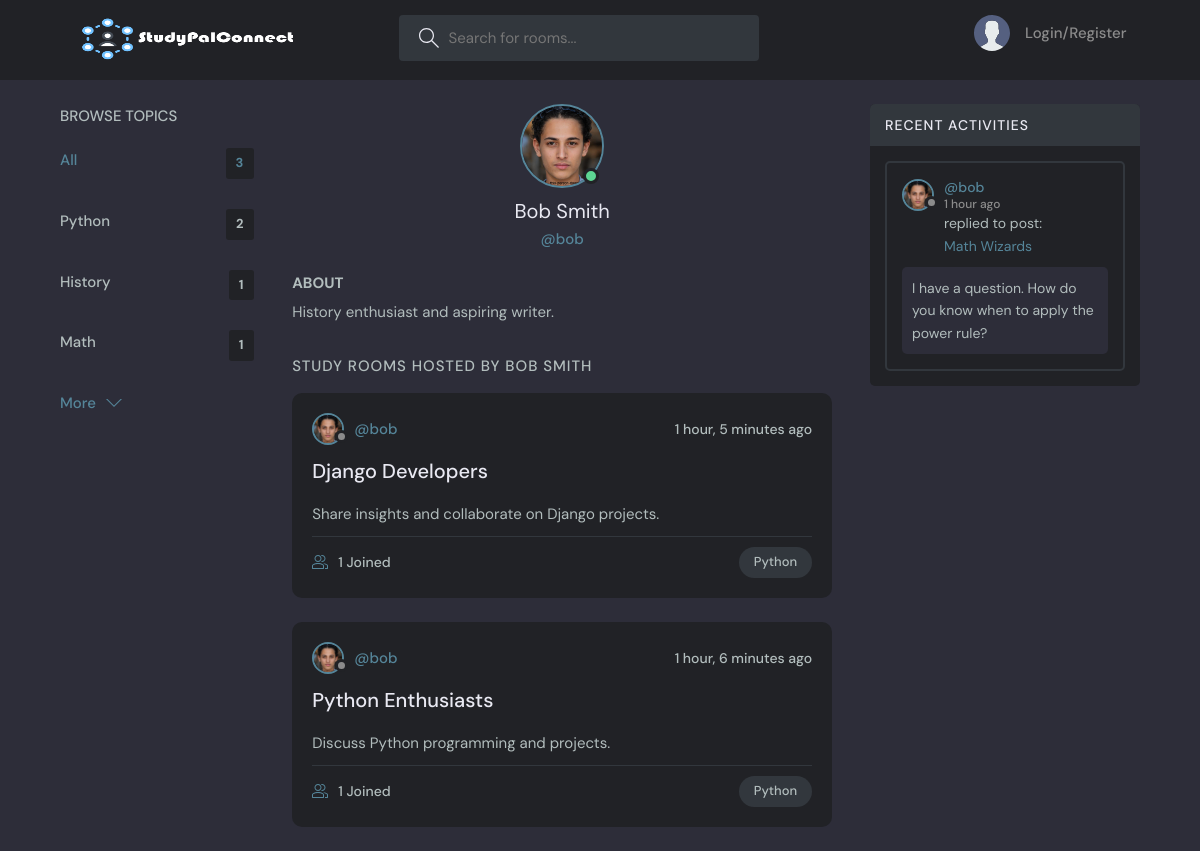
The page /profile/3 on the database its author committed.
### Core/models.py (models this page shows, shortened)
class Topic(models.Model):
    name = models.CharField(max_length=200)

class User(AbstractUser):
    full_name = models.CharField(max_length=200, null=True)
    email = models.EmailField(unique=True, null=True)
    username = models.CharField(max_length=150, unique=True)
    avatar = models.ImageField(blank=True, null=True, default="avatar.svg")
    bio = models.TextField(max_length=500, blank=True)

class Room(models.Model):
    host = models.ForeignKey(User, on_delete=models.SET_NULL, null=True)
    topic = models.ForeignKey(Topic, on_delete=models.SET_NULL, null=True)
    name = models.CharField(max_length=200)
    description = models.TextField(null=True, blank=True)
    participants = models.ManyToManyField(User, related_name='participants', blank=True)
    updated = models.DateTimeField(auto_now=True)
    created = models.DateTimeField(auto_now_add=True)
    class Meta:
        ordering = ['-created', '-updated']
    def __str__(self):
        return self.name

class Message(models.Model):
    user = models.ForeignKey(User, on_delete=models.CASCADE)
    room = models.ForeignKey(Room, on_delete=models.CASCADE)
    body = models.TextField()
    updated = models.DateTimeField(auto_now=True)
    created = models.DateTimeField(auto_now_add=True)
    class Meta:
        ordering = ['-created', '-updated']

### Core/views.py (the view)
# urls.py: path('profile/<str:pk>', views.user_profile, name='profile'),
def user_profile(request, pk):
    user = User.objects.get(id=pk)
    rooms = user.room_set.all()
    room_messages = user.message_set.all()
    topics = Topic.objects.all()
    context = {
        'user': user,
        'rooms': rooms,
        'room_messages': room_messages,
        'topics': topics
    }
    return render(request, 'Core/profile.html', context)

### templates/Core/profile.html (shortened to what this page needs)
{% extends 'base.html' %}
{% block content %}
<main class="profile-page layout layout--3">
    <div class="container">
        {% include 'Core/topics_component.html' %}
      <div class="roomList">
        <div class="profile">
          <div class="profile__avatar">
            <div class="avatar avatar--large active">
              <img alt="avatar" src="{{ user.avatar.url }}" />
            </div>
          </div>
          <div class="profile__info">
            <h3>{{ user.full_name}}</h3>
            <p>@{{ user.username}}</p>
          </div>
          <div class="profile__about">
            <h3>About</h3>
            <p>
                {{ user.bio }}
            </p>
          </div>
        </div>
        <div class="roomList__header">
          <div>
            <h2>Study Rooms Hosted by {{ user.full_name }}
            </h2>
          </div>
        </div>
        {% include 'Core/feed_component.html' %}
      </div>
        {% include 'Core/activity_component.html' %}
    </div>
</main>
{% endblock %}

### templates/Core/topics_component.html
<div class="topics">
  <div class="topics__header">
    <h2>Browse Topics</h2>
  </div>
  <ul class="topics__list">
    <li>
      <a href="" class="active">All <span>{{ topics.count }}</span></a>
    </li>
  {% for topic in topics %}
    <li>
      <a href="{% url 'home' %}?q={{ topic.name }}">{{ topic.name }} <span>{{ topic.room_set.all.count }}</span></a>
    </li>
  {% endfor %}
  </ul>
  <a class="btn btn--link" href="{% url 'topics' %}">
    More
    <svg version="1.1" xmlns="http://www.w3.org/2000/svg" width="32" height="32" viewBox="0 0 32 32">
      <title>chevron-down</title>
      <path d="M16 21l-13-13h-3l16 16 16-16h-3l-13 13z"></path>
    </svg>
  </a>
</div>

### templates/Core/feed_component.html (shortened to what this page needs)
{% for room in rooms %}
<div class="roomListRoom">
    <div class="roomListRoom__header">
      <a href="{% url 'profile' room.host.id %}" class="roomListRoom__author">
        <div class="avatar avatar--small">
          <img src="{{ room.host.avatar.url }}" />
        </div>
        <span>@{{ room.host.username }}</span>
      </a>
      <div class="roomListRoom__actions">
        <span>{{ room.created|timesince }} ago</span>
      </div>
    </div>
    <div class="roomListRoom__content">
      <a href="{% url 'room' room.id %}">{{ room.name }}</a>
        <p>
            {{ room.description }}
        </p>
    </div>
    <div class="roomListRoom__meta">
      <a href="{% url 'room' room.id %}" class="roomListRoom__joined">
        {{ room.participants.all.count }} Joined
      </a>
      <p class="roomListRoom__topic">{{ room.topic.name }}</p>
    </div>
</div>
{% endfor %}

### templates/Core/activity_component.html (shortened to what this page needs)
<div class="activities">
  <div class="activities__header">
    <h2>Recent Activities</h2>
  </div>
    {% for message in room_messages %}
  <div class="activities__box">
    <div class="activities__boxHeader roomListRoom__header">
      <a href="{% url 'profile' message.user.id %}" class="roomListRoom__author">
        <div class="avatar avatar--small">
          <img src="{{ message.user.avatar.url }}" />
        </div>
        <p>
          @{{ message.user.username }}
          <span>{{ message.created|timesince }} ago</span>
        </p>
      </a>
    </div>
    <div class="activities__boxContent">
      <p>replied to post:
          <a href="{% url 'room' message.room.id %}">{{ message.room }}</a>
      </p>
      <div class="activities__boxRoomContent">
          {{ message.body }}
      </div>
    </div>
  </div>
    {% endfor %}
</div>

### rows shown on the page
Topic: name "Python", room_set.all.count "2"
Topic: name "History", room_set.all.count "1"
Topic: name "Math", room_set.all.count "1"
User: avatar (picture), full_name "Bob Smith", username "bob", bio "History enthusiast and aspiring writer.", full_name "BOB SMITH"
Room: host.avatar (picture), host.username "bob", created "1 hour, 5 minutes", name "Django Developers", description "Share insights and collaborate on Django projects.", participants.all.count "1", topic.name "Python"
Room: host.avatar (picture), host.username "bob", created "1 hour, 6 minutes", name "Python Enthusiasts", description "Discuss Python programming and projects.", participants.all.count "1", topic.name "Python"
Message: user.avatar (picture), user.username "bob", created "1 hour", room "Math Wizards", body "I have a question. How do you know when to apply the power rule?"

### other values the page prints
{{ topics.count }} "3"
